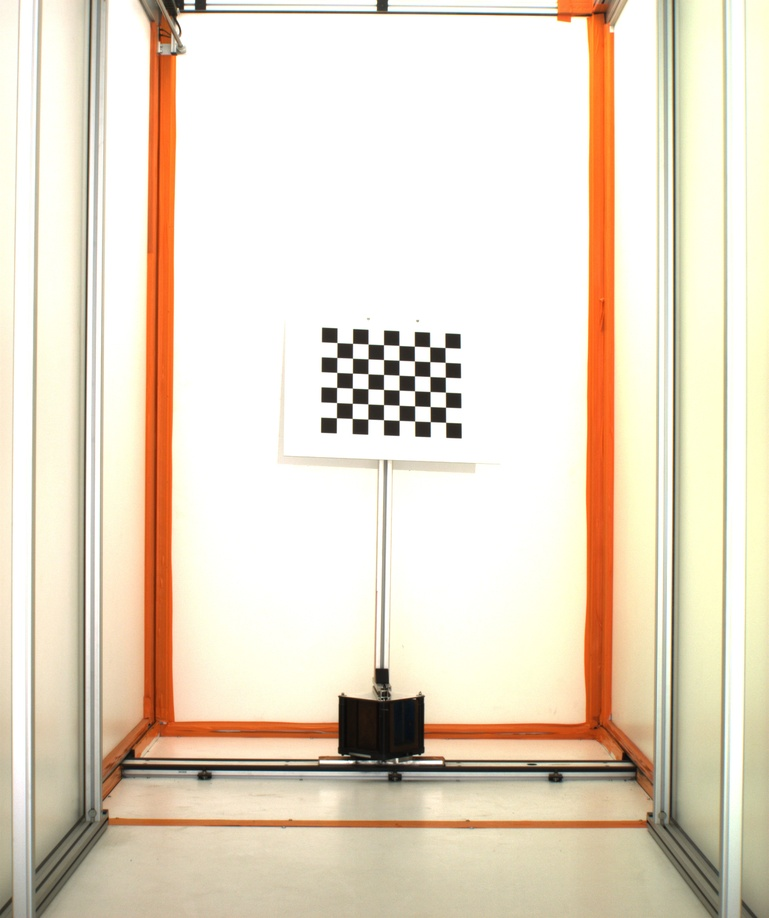
#> input picture examples/data/plant_1/chessboard/side/42.jpg, 769 x 918 px, shrunk from 2056 x 2454 before the run
$ python -i skeletonize.py   (imports and definitions only)
#> lines starting #> are read from the running program, lines starting #| are printed output that depends on the picture; after the words box and inside, x2 and y2 are one past the last pixel; in counts of white or black regions, pixels touching at a corner belong together
#> further down, picture is the input picture: shape (918, 769, 3); mean B, G, R 200.2, 218.7, 231.1
# -*- python -*-
#
#       Copyright 2015 INRIA - CIRAD - INRA
#
#       Distributed under the Cecill-C License.
#       See accompanying file LICENSE.txt or copy at
#           http://www.cecill.info/licences/Licence_CeCILL-C_V1-en.html
#
#       OpenAlea WebSite : http://openalea.gforge.inria.fr
#
# ==============================================================================
import cv2
import skimage.morphology
import numpy
# ==============================================================================


def skeletonize(image, methods='thinning'):
    if methods == 'thinning':
        return skeletonize_thinning(image)
    if methods == 'erode_dilate':
        return skeletonize_erode_dilate(image)


def skeletonize_thinning(image):
    """
    Thinning is used to reduce each connected component in a binary image to a
    single-pixel wide skeleton

    :param image: binary image with 0 or 255
    :return: skeleton of a binary image.
    """
    img = image.copy().astype(numpy.uint8)

    img[img == 255] = 1
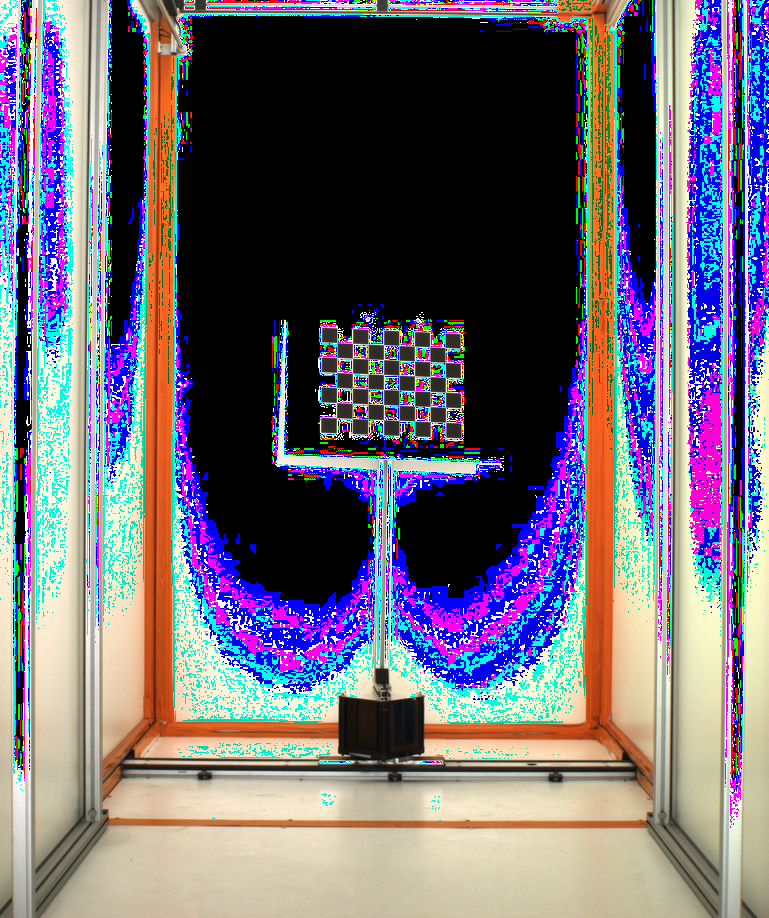
#> img: shape (918, 769, 3); mean B, G, R 119.9, 105.9, 112.8
    skeleton = skimage.morphology.skeletonize(img)
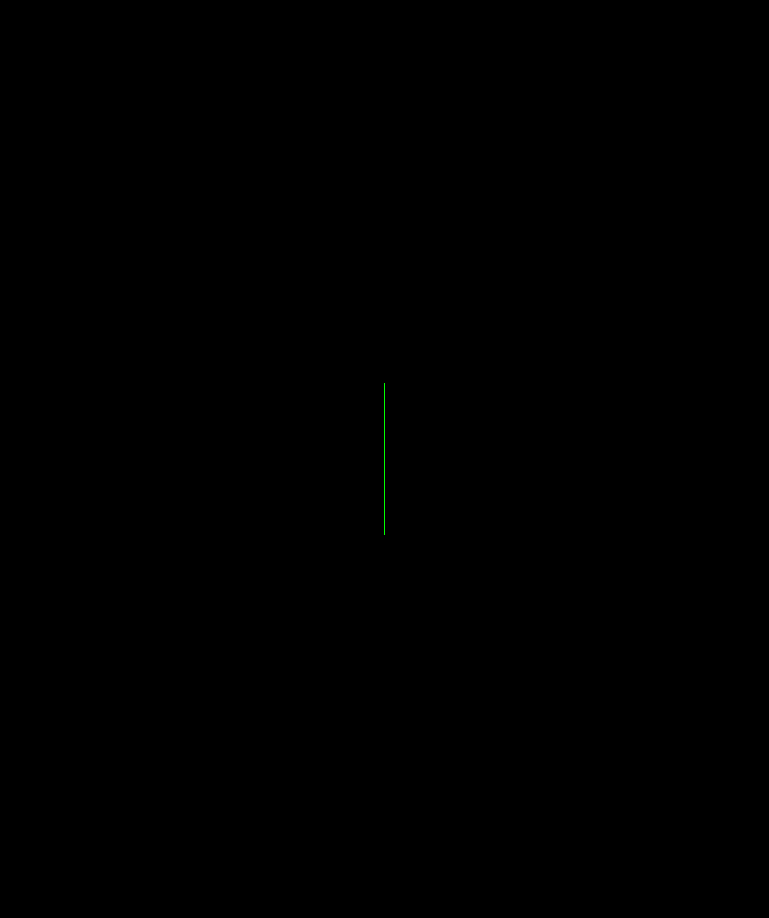
#> skeleton: shape (918, 769, 3) bool; mean B, G, R 0, 0.000215, 0
    skeleton = skeleton.astype(numpy.uint8)
    skeleton[skeleton > 0] = 255
#> skeleton: shape (918, 769, 3); 0.02% of pixels changed, all inside (x1, y1, x2, y2) = (384, 383, 385, 535)

    return skeleton


def skeletonize_erode_dilate(image):
    """
    Erode and dilate image to build skeleton

    :param image: binary image with 0 or 255
    :return: skeleton of a binary image.
    """
    img = image.copy().astype(numpy.uint8)

    skeleton = numpy.zeros(img.shape, numpy.uint8)

    element = cv2.getStructuringElement(cv2.MORPH_CROSS, (3, 3))

    while cv2.countNonZero(img) > 0:
        eroded = cv2.erode(img, element)
        temp = cv2.dilate(eroded, element)
        temp = cv2.subtract(img, temp)
        skeleton = cv2.bitwise_or(skeleton, temp)
        img = eroded.copy()

    return skeleton

>>> import cv2
>>> picture = cv2.imread('../../../../examples/data/plant_1/chessboard/side/42.jpg')
>>> result = skeletonize(picture)
